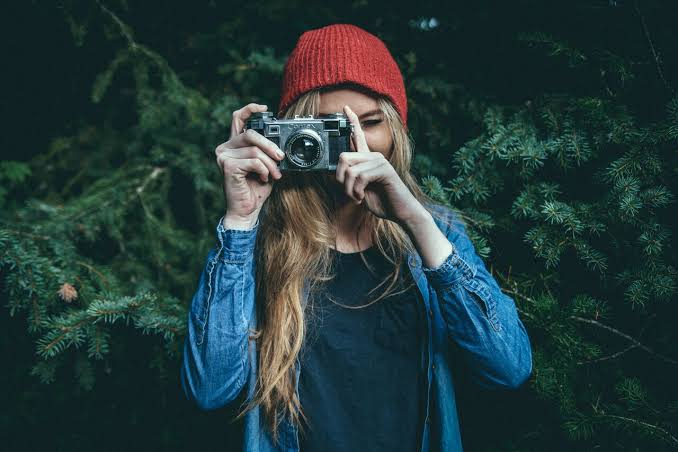
#> input picture Experiment 1 - Solutions by student/omdeep_katariya/imag3.jpg, 678 x 452 px
$ python main.py
#> lines starting #> are read from the running program, lines starting #| are printed output that depends on the picture
import cv2
import numpy as np
import matplotlib.pyplot as plt
import os

# Step 1: Importing required libraries
print("Libraries imported successfully")


# Step 2: Reading and displaying image

img = cv2.imread("imag3.jpg")
#> img is the input picture: shape (452, 678, 3); mean B, G, R 58.1, 57.7, 36.6

if img is None:
    print("Image not found")
    print("Please keep imag3.jpg in the same folder as this program")
    exit()

# Display using OpenCV
cv2.imshow("Original Image", img)
cv2.waitKey(0)
cv2.destroyAllWindows()

# OpenCV reads image in BGR format
img_rgb = cv2.cvtColor(img, cv2.COLOR_BGR2RGB)

# Display using Matplotlib
plt.imshow(img_rgb)
plt.title("Original Image")
plt.axis("off")
plt.show()


# Step 3: Image properties

height, width, channels = img.shape
#> height = 452; width = 678; channels = 3

print("\nImage Properties")
print("----------------")
print("Width:", width)
#| Width: 678
print("Height:", height)
#| Height: 452
print("Dimensions:", img.shape)
#| Dimensions: (452, 678, 3)
print("Number of Channels:", channels)
#| Number of Channels: 3
print("Data Type:", img.dtype)
#| Data Type: uint8
print("Total Pixels:", width * height)
#| Total Pixels: 306456


# Step 4: Saving image in different formats

cv2.imwrite("output.jpg", img)
cv2.imwrite("output.png", img)

print("\nImage saved successfully")
print("JPEG and PNG files have been created")


# Comparing file sizes

jpg_size = os.path.getsize("output.jpg")
png_size = os.path.getsize("output.png")

print("\nFile Size Comparison")
print("--------------------")
print("JPEG Size:", round(jpg_size / 1024, 2), "KB")
print("PNG Size:", round(png_size / 1024, 2), "KB")


# Step 5: Converting image into different color spaces

gray = cv2.cvtColor(img, cv2.COLOR_BGR2GRAY)

hsv = cv2.cvtColor(img, cv2.COLOR_BGR2HSV)
#> hsv: shape (452, 678, 3); mean H, S, V 82.8, 139.3, 65.6

lab = cv2.cvtColor(img, cv2.COLOR_BGR2LAB)
#> lab: shape (452, 678, 3); mean of channels 0, 1, 2 57.1, 120.8, 125.8


# Display color spaces

plt.figure(figsize=(10, 7))

plt.subplot(2, 2, 1)
plt.imshow(img_rgb)
plt.title("Original")
plt.axis("off")

plt.subplot(2, 2, 2)
plt.imshow(gray, cmap="gray")
plt.title("Grayscale")
plt.axis("off")

plt.subplot(2, 2, 3)
plt.imshow(cv2.cvtColor(hsv, cv2.COLOR_HSV2RGB))
plt.title("HSV")
plt.axis("off")

plt.subplot(2, 2, 4)
plt.imshow(cv2.cvtColor(lab, cv2.COLOR_LAB2RGB))
plt.title("LAB")
plt.axis("off")

plt.tight_layout()
plt.show()


# Saving converted images

cv2.imwrite("grayscale.jpg", gray)
cv2.imwrite("hsv.jpg", hsv)
cv2.imwrite("lab.jpg", lab)


# Step 6: Geometric transformations

# Resizing
resized = cv2.resize(img, (500, 400))
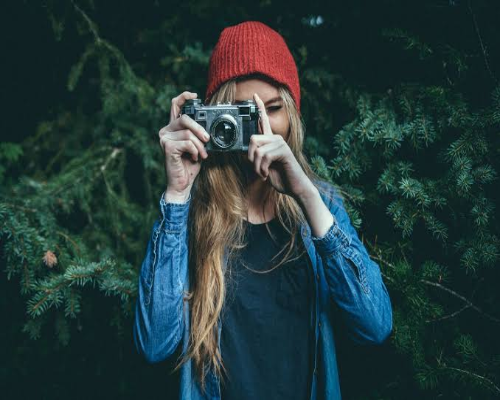
#> resized: shape (400, 500, 3); mean B, G, R 58, 57.6, 36.5


# Rotation
h, w = img.shape[:2]
#> h = 452; w = 678

center = (w // 2, h // 2)
#> center = (339, 226)

matrix = cv2.getRotationMatrix2D(center, 90, 1)

rotated = cv2.warpAffine(img, matrix, (w, h))
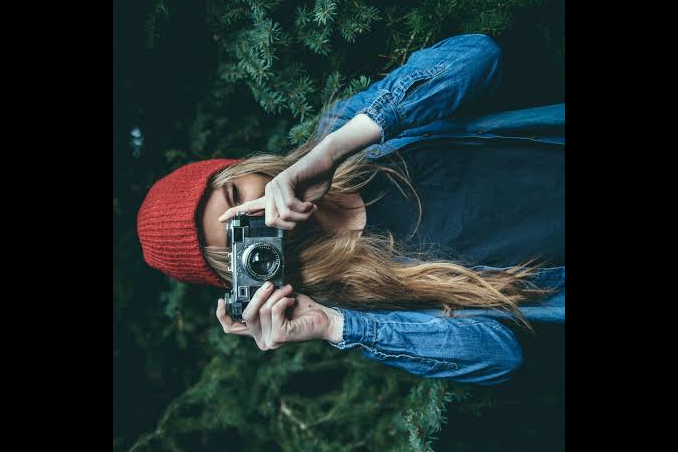
#> rotated: shape (452, 678, 3); mean B, G, R 44.4, 42.8, 29.6


# Horizontal flip
horizontal = cv2.flip(img, 1)
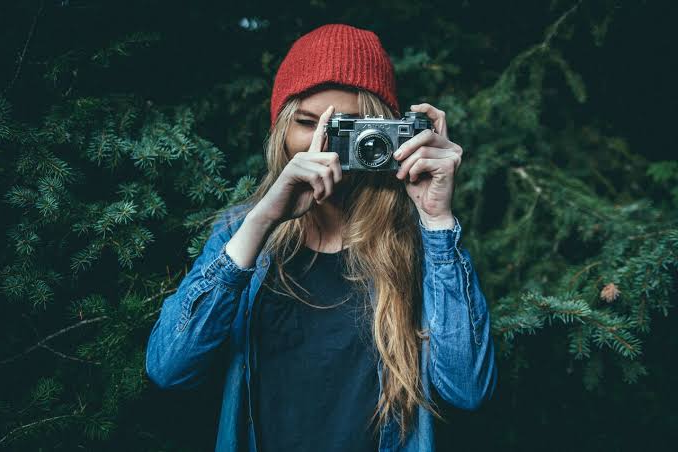
#> horizontal: shape (452, 678, 3); mean B, G, R 58.1, 57.7, 36.6


# Vertical flip
vertical = cv2.flip(img, 0)
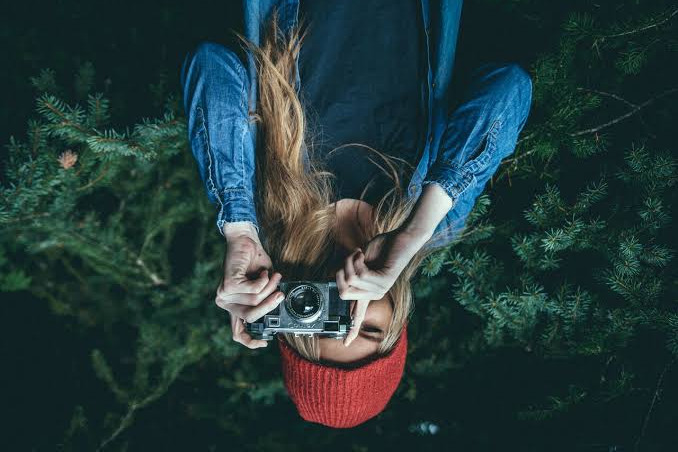
#> vertical: shape (452, 678, 3); mean B, G, R 58.1, 57.7, 36.6


# Display transformations

plt.figure(figsize=(10, 8))

plt.subplot(2, 2, 1)
plt.imshow(cv2.cvtColor(resized, cv2.COLOR_BGR2RGB))
plt.title("Resized")
plt.axis("off")

plt.subplot(2, 2, 2)
plt.imshow(cv2.cvtColor(rotated, cv2.COLOR_BGR2RGB))
plt.title("Rotated 90 Degree")
plt.axis("off")

plt.subplot(2, 2, 3)
plt.imshow(cv2.cvtColor(horizontal, cv2.COLOR_BGR2RGB))
plt.title("Horizontal Flip")
plt.axis("off")

plt.subplot(2, 2, 4)
plt.imshow(cv2.cvtColor(vertical, cv2.COLOR_BGR2RGB))
plt.title("Vertical Flip")
plt.axis("off")

plt.tight_layout()
plt.show()


# Step 7: Negative / Complement of image

negative = 255 - img
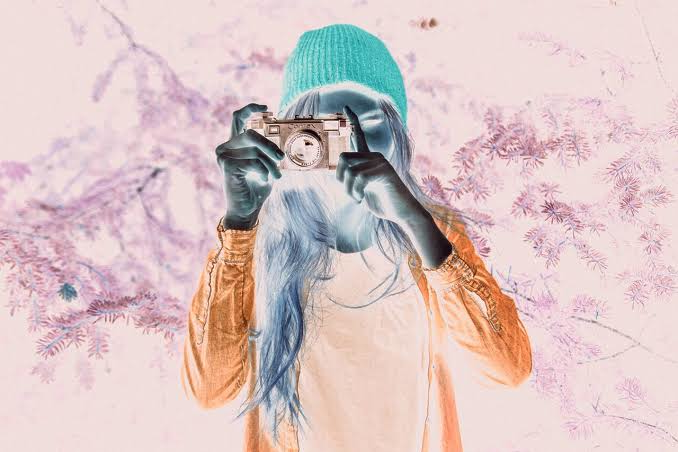
#> negative: shape (452, 678, 3); mean B, G, R 196.9, 197.3, 218.4

plt.imshow(cv2.cvtColor(negative, cv2.COLOR_BGR2RGB))
plt.title("Negative Image")
plt.axis("off")
plt.show()


# Step 8: Cropping ROI

# ROI coordinates
x = 50
y = 50
width_roi = 300
height_roi = 250

roi = img[y:y + height_roi, x:x + width_roi]
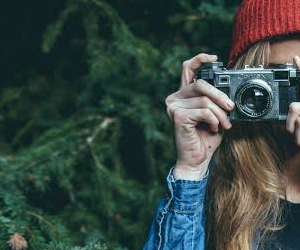
#> roi: shape (250, 300, 3); mean B, G, R 64.7, 69.8, 54.1

if roi.size == 0:
    print("\nROI could not be created")
else:
    print("\nROI Properties")
    print("--------------")
    print("ROI Width:", roi.shape[1])
#| ROI Width: 300
    print("ROI Height:", roi.shape[0])
#| ROI Height: 250
    print("ROI Dimensions:", roi.shape)
#| ROI Dimensions: (250, 300, 3)
    print("ROI Data Type:", roi.dtype)
#| ROI Data Type: uint8

    plt.imshow(cv2.cvtColor(roi, cv2.COLOR_BGR2RGB))
    plt.title("Region of Interest")
    plt.axis("off")
    plt.show()


# Step 9: Original and processed images comparison

plt.figure(figsize=(12, 9))

plt.subplot(3, 3, 1)
plt.imshow(img_rgb)
plt.title("Original")
plt.axis("off")

plt.subplot(3, 3, 2)
plt.imshow(gray, cmap="gray")
plt.title("Grayscale")
plt.axis("off")

plt.subplot(3, 3, 3)
plt.imshow(cv2.cvtColor(resized, cv2.COLOR_BGR2RGB))
plt.title("Resized")
plt.axis("off")

plt.subplot(3, 3, 4)
plt.imshow(cv2.cvtColor(rotated, cv2.COLOR_BGR2RGB))
plt.title("Rotated")
plt.axis("off")

plt.subplot(3, 3, 5)
plt.imshow(cv2.cvtColor(horizontal, cv2.COLOR_BGR2RGB))
plt.title("Horizontal Flip")
plt.axis("off")

plt.subplot(3, 3, 6)
plt.imshow(cv2.cvtColor(vertical, cv2.COLOR_BGR2RGB))
plt.title("Vertical Flip")
plt.axis("off")

plt.subplot(3, 3, 7)
plt.imshow(cv2.cvtColor(negative, cv2.COLOR_BGR2RGB))
plt.title("Negative")
plt.axis("off")

plt.subplot(3, 3, 8)
plt.imshow(cv2.cvtColor(roi, cv2.COLOR_BGR2RGB))
plt.title("ROI")
plt.axis("off")

plt.tight_layout()
plt.show()
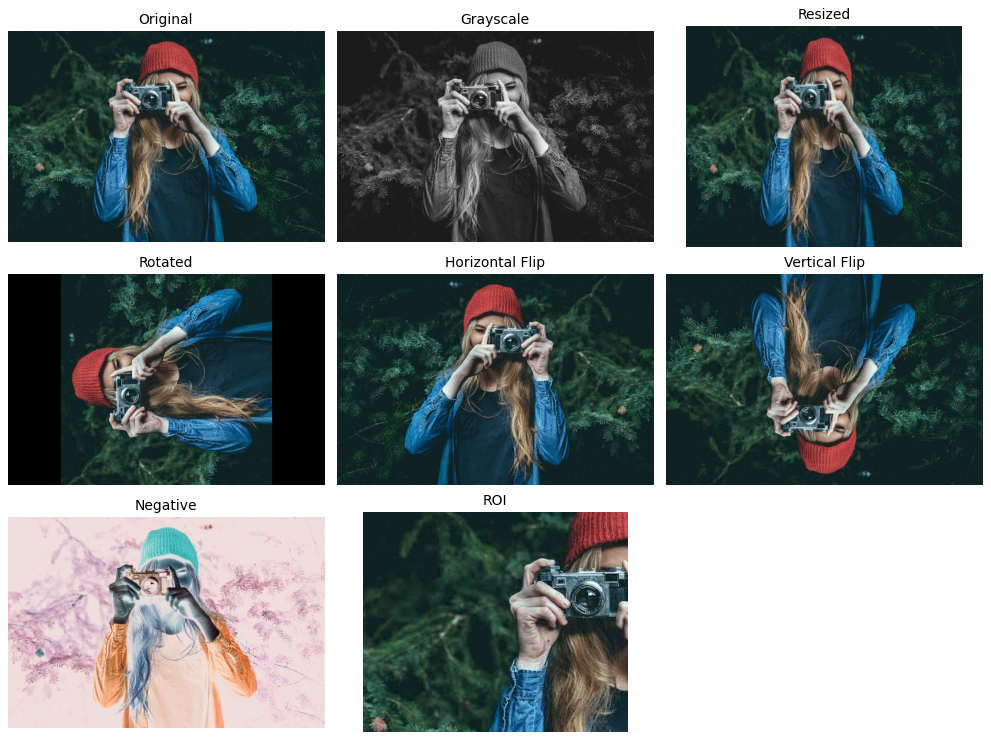
#> figure drawn by matplotlib, 8 panels


# Saving processed images

cv2.imwrite("resized.jpg", resized)
cv2.imwrite("rotated.jpg", rotated)
cv2.imwrite("horizontal_flip.jpg", horizontal)
cv2.imwrite("vertical_flip.jpg", vertical)
cv2.imwrite("negative.jpg", negative)

if roi.size != 0:
    cv2.imwrite("roi.jpg", roi)


# Step 10: Observations

print("\n====================================")
print("OBSERVATIONS")
print("====================================")

print("1. The original image is a color image having three channels.")
print("2. Grayscale conversion changes the image into a single channel.")
print("3. HSV and LAB provide different ways to represent color information.")
print("4. Resizing changes the width and height of the image.")
print("5. Rotation changes the orientation of the image.")
print("6. Horizontal and vertical flipping create mirror images.")
print("7. Negative operation inverts the pixel values of the image.")
print("8. ROI helps to select and study a particular part of an image.")
print("9. These preprocessing techniques are useful before image analysis.")
print("10. Image preprocessing is commonly used in computer vision applications.")

print("\nAll operations completed successfully.")
